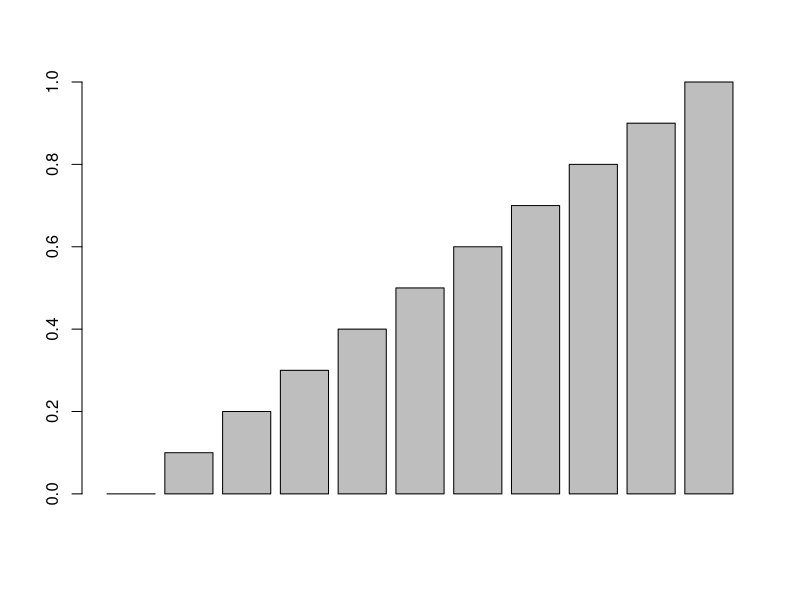

Source code (R):
# page number: 57

p <- function(a,b){
	if(a != 0)
		p(0,b) - p(0,a)
		return(b^2 - a^2)
}

x <- seq(0,1,0.1)
y <- x
barplot(y)